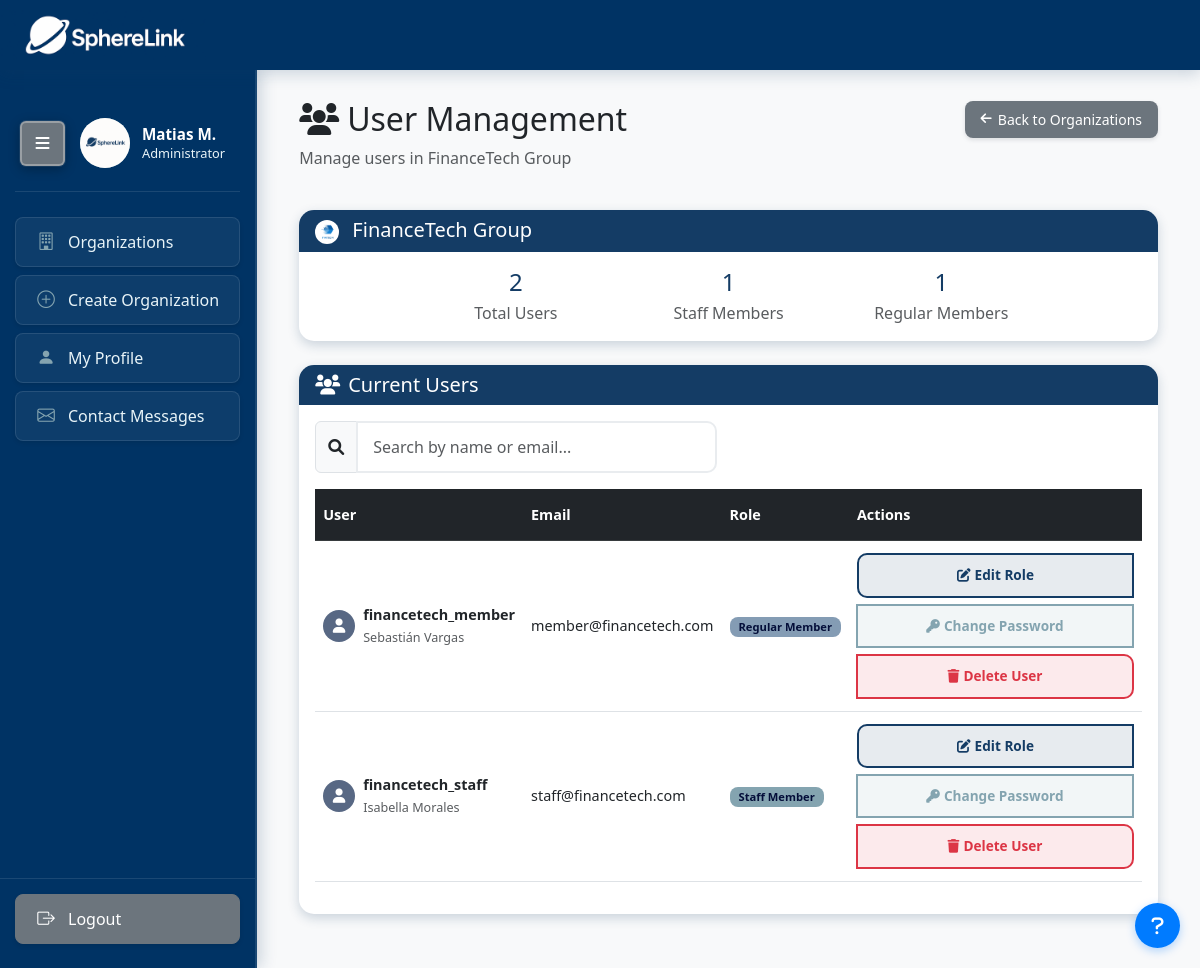
The app's page /organizations/manage_user_roles/10/ (signed in) with its own data.
### profiles/models.py (models this page shows, shortened)
class Profile(models.Model):
    user = models.OneToOneField(User, on_delete=models.CASCADE)
    bio = models.TextField(blank=True, null=True)
    photo = models.ImageField(upload_to='profile_photos/', blank=True, null=True)

### organizations/models.py (models this page shows, shortened)
class Organization(models.Model):
    name = models.CharField(max_length=200, unique=True)
    description = models.TextField(blank=True)
    logo = models.ImageField(upload_to='organization_logos/', blank=True, null=True)
    website = models.URLField(blank=True)
    address = models.TextField(blank=True)
    phone = models.CharField(max_length=20, blank=True)
    email = models.EmailField(blank=True)
    is_active = models.BooleanField(default=True)
    created_at = models.DateTimeField(auto_now_add=True)
    updated_at = models.DateTimeField(auto_now=True)
    class Meta:
        verbose_name = 'Organization'
        verbose_name_plural = 'Organizations'

class UserRole(models.Model):
    ROLE_CHOICES = [
        ('super_admin', 'Super Administrator'),
        ('org_admin', 'Organization Administrator'),
        ('staff', 'Staff Member'),
        ('member', 'Regular Member'),
    ]
    user = models.ForeignKey(User, on_delete=models.CASCADE, related_name='organization_roles')
    organization = models.ForeignKey(Organization, on_delete=models.CASCADE, related_name='user_roles')
    role = models.CharField(max_length=20, choices=ROLE_CHOICES, default='member')
    is_active = models.BooleanField(default=True)
    assigned_at = models.DateTimeField(auto_now_add=True)
    assigned_by = models.ForeignKey(
        User,
        on_delete=models.SET_NULL,
        blank=True,
        null=True,
        related_name='assigned_roles'
    )
    class Meta:
        verbose_name = 'User Role'
        verbose_name_plural = 'User Roles'
        unique_together = ('user', 'organization')
    def get_role_display(self):
        return dict(self.ROLE_CHOICES)[self.role]

### organizations/views.py (the view, shortened to what this page needs)
# urls.py: path('manage_user_roles/<int:org_id>/', views.manage_user_roles, name='manage_user_roles'),
@login_required
def manage_user_roles(request, org_id):
    try:
        if not _is_super_admin(request.user):
            messages.error(request, "Access denied. Super Admin privileges required.")
            return redirect('organizations:organization_list')
        organization = get_object_or_404(Organization, id=org_id)
        user_roles = organization.user_roles.select_related('user').order_by('-assigned_at')
        total_users = user_roles.count()
        staff_members = user_roles.filter(role__in=['staff', 'org_admin', 'super_admin']).count()
        regular_members = user_roles.filter(role='member').count()
        context = {
            'organization': organization,
            'user_roles': user_roles,
            'role_choices': UserRole.ROLE_CHOICES,
            'total_users': total_users,
            'staff_members': staff_members,
            'regular_members': regular_members,
        }
        return render(request, 'organizations/manage_user_roles.html', context)
    except Exception as e:
        if request.headers.get('X-Requested-With') == 'XMLHttpRequest':
            return JsonResponse({'success': False, 'error': f'Server error: {str(e)}'})
        else:
            messages.error(request, f"An error occurred: {str(e)}")
            return redirect('organizations:organization_list')

### organizations/templates/organizations/manage_user_roles.html (shortened to what this page needs)
{% extends 'organizations/superadmin_base.html' %}
{% block content %}
<div class="container">
    <div class="row mb-4">
        <div class="col-12">
            <div class="d-flex justify-content-between align-items-center mb-2">
                <h2 class="text-dark mb-0">
                    <i class="fas fa-users me-2"></i>User Management
                </h2>
                <a href="{% url 'organizations:organization_list' %}" class="btn-back">
                    <i class="fas fa-arrow-left"></i>Back to Organizations
                </a>
            </div>
            <p class="text-muted">Manage users in {{ organization.name }}</p>
        </div>
    </div>
    <div class="row mb-4">
        <div class="col-12">
            <div class="card">
                <div class="card-header bg-primary text-white">
                    <h5 class="mb-0">
                        {% if organization.logo %}
                            <img src="{{ organization.logo.url }}" alt="{{ organization.name }} logo"
                                 class="me-2" style="width: 24px; height: 24px; object-fit: cover; border-radius: 50%;">
                        {% else %}
                            <i class="fas fa-building me-2"></i>
                        {% endif %}
                        {{ organization.name }}
                    </h5>
                </div>
                <div class="card-body">
                    <div class="row justify-content-center">
                        <div class="col-md-3">
                            <div class="text-center">
                                <h4 class="text-primary mb-1">{{ total_users }}</h4>
                                <p class="text-muted mb-0">Total Users</p>
                            </div>
                        </div>
                        <div class="col-md-3">
                            <div class="text-center">
                                <h4 class="text-primary mb-1">{{ staff_members }}</h4>
                                <p class="text-muted mb-0">Staff Members</p>
                            </div>
                        </div>
                        <div class="col-md-3">
                            <div class="text-center">
                                <h4 class="text-primary mb-1">{{ regular_members }}</h4>
                                <p class="text-muted mb-0">Regular Members</p>
                            </div>
                        </div>
                    </div>
                </div>
            </div>
        </div>
    </div>
    <div class="row mb-4">
        <div class="col-12">
            <div class="card">
                <div class="card-header bg-primary text-white">
                    <h5 class="mb-0">
                        <i class="fas fa-users me-2"></i>Current Users
                    </h5>
                </div>
                <div class="card-body">
                    {% if user_roles %}
                        <div class="row mb-3">
                            <div class="col-md-6">
                                <div class="input-group">
                                    <span class="input-group-text">
                                        <i class="fas fa-search"></i>
                                    </span>
                                    <input type="text" class="form-control" id="userSearch" placeholder="Search by name or email...">
                                </div>
                            </div>
                        </div>
                        <div class="table-responsive">
                            <table class="table table-hover">
                                <thead class="table-dark">
                                    <tr>
                                        <th>User</th>
                                        <th>Email</th>
                                        <th>Role</th>
                                        <th>Actions</th>
                                    </tr>
                                </thead>
                                <tbody>
                                    {% for user_role in user_roles %}
                                    <tr data-user-role-id="{{ user_role.id }}">
                                        <td>
                                            <div class="d-flex align-items-center">
                                                <div class="avatar-sm me-2">
                                                    {% if user_role.user.profile.photo %}
                                                        <img src="{{ user_role.user.profile.photo.url }}"
                                                             alt="Avatar" class="rounded-circle"
                                                             style="width: 32px; height: 32px; object-fit: cover;">
                                                    {% else %}
                                                        <div class="bg-secondary rounded-circle d-flex align-items-center justify-content-center"
                                                             style="width: 32px; height: 32px;">
                                                            <i class="fas fa-user text-white"></i>
                                                        </div>
                                                    {% endif %}
                                                </div>
                                                <div>
                                                    <strong>{{ user_role.user.username }}</strong>
                                                    {% if user_role.user.get_full_name %}
                                                        <br><small class="text-muted">{{ user_role.user.get_full_name }}</small>
                                                    {% endif %}
                                                </div>
                                            </div>
                                        </td>
                                        <td>{{ user_role.user.email }}</td>
                                        <td>
                                            <span class="badge bg-{{ user_role.role }}">
                                                {{ user_role.get_role_display }}
                                            </span>
                                        </td>
                                                                                <td>
                                            <div class="btn-group" role="group">
                                                <button type="button" class="btn btn-outline-primary btn-sm"
                                                        onclick="editUserRole('{{ user_role.id }}', '{{ user_role.role }}')"
                                                        title="Edit Role">
                                                    <i class="fas fa-edit me-1"></i>Edit Role
                                                </button>
                                                <button type="button" class="btn btn-outline-info btn-sm"
                                                        onclick="changeUserPassword('{{ user_role.user.id }}', '{{ user_role.user.username }}')"
                                                        title="Change Password">
                                                    <i class="fas fa-key me-1"></i>Change Password
                                                </button>
                                                <button type="button" class="btn btn-outline-danger btn-sm"
                                                        onclick="deleteUserRole('{{ user_role.id }}')"
                                                        title="Remove User">
                                                    <i class="fas fa-trash me-1"></i>Delete User
                                                </button>
                                            </div>
                                        </td>
                                    </tr>
                                    {% endfor %}
                                </tbody>
                            </table>
                        </div>
                    {% else %}
                        <div class="text-center py-4">
                            <i class="fas fa-users fa-3x text-muted mb-3"></i>
                            <h5 class="text-muted mb-3">No users assigned yet</h5>
                            <p class="text-muted mb-3">Users can be added through the organization management</p>
                        </div>
                    {% endif %}
                </div>
            </div>
        </div>
    </div>
</div>
{% endblock %}

### organizations/templates/organizations/superadmin_base.html (shortened to what this page needs)
{% load static %}
<!DOCTYPE html>
<html lang="en">
<head>
    <link href="https://cdn.jsdelivr.net/npm/bootstrap@5.3.0/dist/css/bootstrap.min.css" rel="stylesheet">
    <link href="https://cdnjs.cloudflare.com/ajax/libs/font-awesome/6.0.0/css/all.min.css" rel="stylesheet">
    <link href="https://cdn.jsdelivr.net/npm/bootstrap-icons@1.11.0/font/bootstrap-icons.css" rel="stylesheet">
    <link href="{% static 'css/global_colors.css' %}?v=3" rel="stylesheet">
</head>
<body>
     <div class="top-bar">
          <div class="logo-container">
               <a href="{% url 'organizations:organization_list' %}" class="logo-link">
                 <img src="{% static 'events/logo 1.png' %}" alt="SphereLink Logo" height="50" style="width: auto; object-fit: contain;">
               </a>
          </div>
   </div>
  <div class="main-container">
    <nav id="sidebar" class="sidebar">
      <div class="sidebar-header">
        <div class="sidebar-toggle">
          <button id="toggle-btn" class="toggle-btn">
            <i class="fas fa-bars" id="toggle-icon"></i>
          </button>
        </div>
        <div class="user-info-content">
          <div class="user-avatar-small">
            {% if user_profile.photo %}
              <img src="{{ user_profile.photo.url }}" alt="{{ user.get_full_name|default:user.username }}"
                   style="width: 100%; height: 100%; border-radius: 50%; object-fit: cover;">
            {% else %}
              {{ user.username|first|upper }}
            {% endif %}
          </div>
          <div class="user-details">
            <div class="user-name-small">
              {% if request.user.first_name %}
                {{ request.user.first_name }}
                {% if request.user.last_name %}
                  {{ request.user.last_name|first|upper }}.
                {% endif %}
              {% else %}
                {{ request.user.username }}
              {% endif %}
            </div>
            <div class="user-role">Administrator</div>
          </div>
        </div>
      </div>
      <div class="nav-content">
      <div class="nav-menu">
        <a href="{% url 'organizations:organization_list' %}" data-tooltip="Organizations">
          <i class="bi bi-building"></i><span>Organizations</span>
        </a>
        <a href="{% url 'organizations:create_organization' %}" data-tooltip="Create Organization">
          <i class="bi bi-plus-circle"></i><span>Create Organization</span>
        </a>
        <a href="{% url 'organizations:superadmin_profile' %}" data-tooltip="My Profile">
          <i class="bi bi-person-fill"></i><span>My Profile</span>
        </a>
        <a href="{% url 'organizations:contact_messages' %}" data-tooltip="Contact Messages">
          <i class="bi bi-envelope"></i><span>Contact Messages</span>
        </a>
      </div>
      <div class="nav-footer">
        <a href="{% url 'registration:logout' %}" data-tooltip="Logout">
          <i class="bi bi-box-arrow-right"></i><span>Logout</span>
        </a>
      </div>
      </div>
    </nav>
    <main>
      {% block content %}
      {% endblock %}
    </main>
  </div>
  <div class="floating-help-button">
    <a href="{% url 'organizations:superadmin_help' %}"
       class="help-float-btn"
       data-bs-toggle="tooltip"
       data-bs-placement="left"
       title="Super Admin Help Guide - Learn how to manage the system">
      <i class="fas fa-question"></i>
    </a>
  </div>
</body>
</html>

### records on screen
Profile: photo (picture)
Organization: name "FinanceTech Group", logo (picture)
UserRole: user.username "financetech_member", user.get_full_name "Sebastián Vargas", user.email "member@financetech.com", role "Regular Member"
UserRole: user.username "financetech_staff", user.get_full_name "Isabella Morales", user.email "staff@financetech.com", role "Staff Member"

### other values on screen
{{ request.user.first_name }} "Matias"
{{ request.user.last_name|first|upper }} "M"
{{ total_users }} "2"
{{ staff_members }} "1"
{{ regular_members }} "1"
